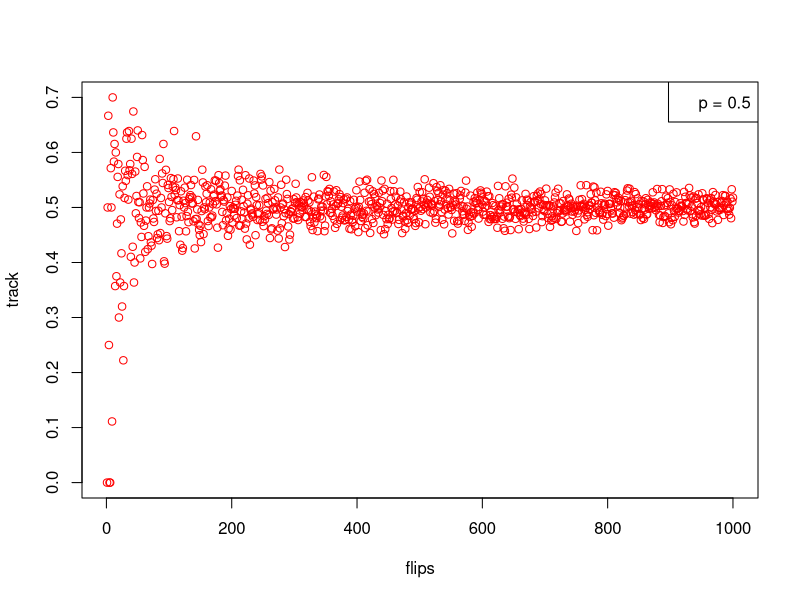
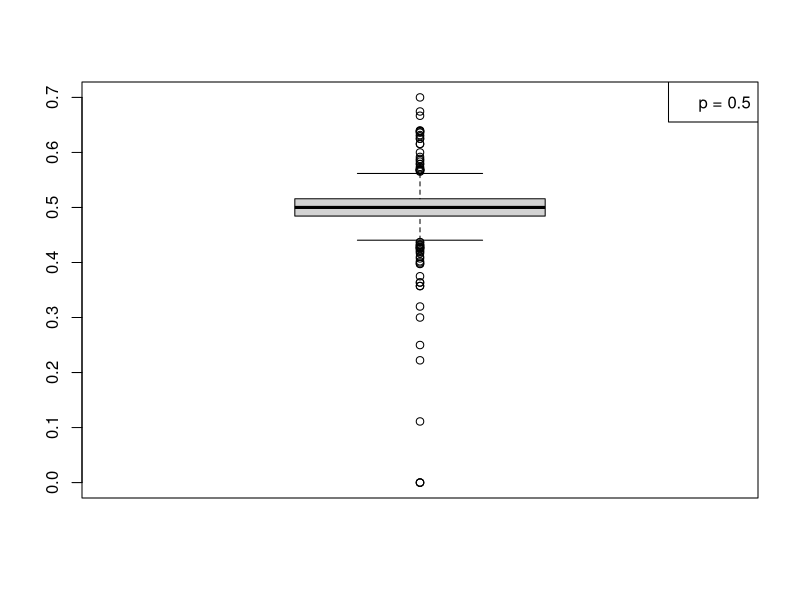

R code for these plots, in order:
## ---- chunk 1
coinflips <- function(tosses, tries, p){
  tab <- matrix(runif(tosses * tries) > p,
              nrow = length(tosses), ncol=tries)
  y <- rowSums(tab)
  y.mean <- mean(y)
  prop <- (y.mean/tries)
  return(prop)
}
coinflips(1, 100, 0.5)
## ---- chunk 2
B <- 1000
n <- 1
track <- matrix(nrow = B, ncol = n, dimnames = list(c(1:B),names(n)))
for (i in 1:B) {
  track[i,] <- coinflips(1, i, 0.5)
}
tail(track)
## ---- chunk 3
plot(track, xlab="flips", col="red")
legend("topright", c("p = 0.5"))
## ---- chunk 4
boxplot(track)
legend("topright", c("p = 0.5"))
